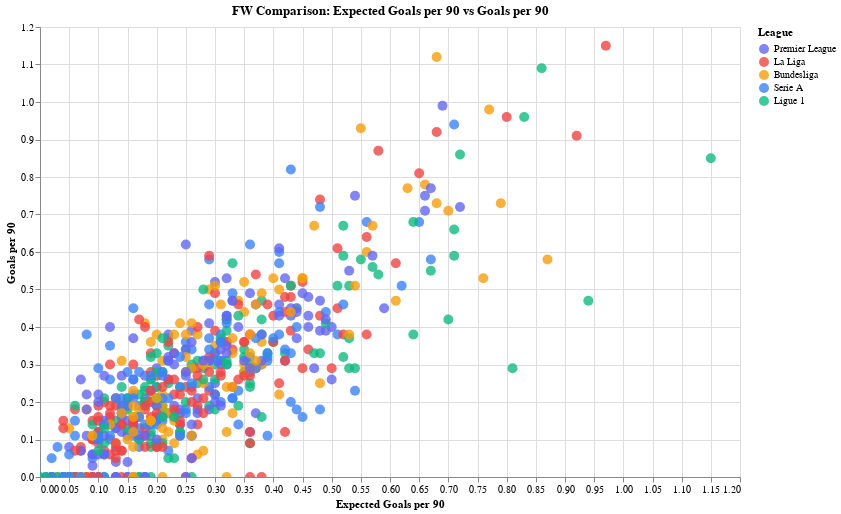

Specify this chart in Vega-Lite:
### Vega-Lite specification from a JSON file in a GitHub repository (floating-point values rounded to 4 significant figures; data arrays with more than 128 entries replaced by an {"elided": "..."} marker saying what was removed)
{"config": {"view": {"continuousWidth": 300, "continuousHeight": 300}}, "data": {"name": "data-41714d02c231cafb25c2facc178c1821"}, "mark": {"type": "circle", "size": 100}, "encoding": {"color": {"condition": {"param": "param_4", "field": "League", "scale": {"domain": ["Premier League", "La Liga", "Bundesliga", "Serie A", "Ligue 1"], "range": ["#6366f1", "#ef4444", "#f59e0b", "#3b82f6", "#10b981"]}, "type": "nominal"}, "value": "lightgray"}, "opacity": {"condition": {"param": "param_4", "value": 0.8}, "value": 0.2}, "tooltip": [{"field": "Player", "type": "nominal"}, {"field": "Squad", "type": "nominal"}, {"field": "League", "type": "nominal"}, {"field": "Age", "type": "quantitative"}, {"field": "xG_per_90", "format": ".2f", "type": "quantitative"}, {"field": "Goals_per_90", "format": ".2f", "type": "quantitative"}, {"field": "Gls", "title": "Goals", "type": "quantitative"}, {"field": "Ast", "title": "Assists", "type": "quantitative"}], "x": {"field": "xG_per_90", "scale": {"zero": false}, "title": "Expected Goals per 90", "type": "quantitative"}, "y": {"field": "Goals_per_90", "scale": {"zero": false}, "title": "Goals per 90", "type": "quantitative"}}, "height": 450, "params": [{"name": "param_4", "select": {"type": "point", "fields": ["League"]}, "bind": "legend"}, {"name": "param_6", "select": {"type": "interval", "encodings": ["x", "y"]}, "bind": "scales"}], "title": "FW Comparison: Expected Goals per 90 vs Goals per 90", "width": 700, "$schema": "https://vega.github.io/schema/vega-lite/v5.20.1.json", "datasets": {"data-41714d02c231cafb25c2facc178c1821": {"elided": "646 records"}}}
